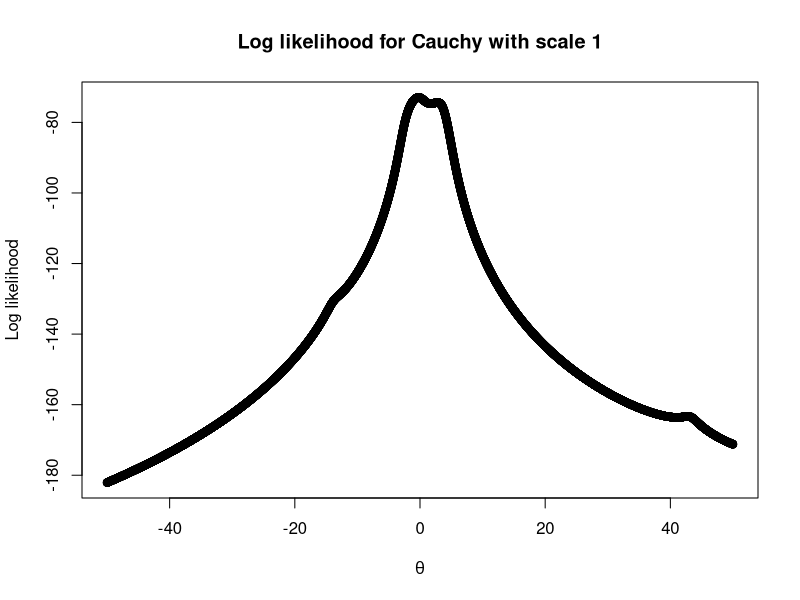

Write R code to recreate this figure. (Note: this script raises an error after producing the figure.)
## ---- chunk 1
knitr::opts_chunk$set(echo = TRUE)
library(tidyverse)
## ---- chunk 2
cauchy_sample<- c(1.77,-.23,2.76,3.8,3.47,56.75, -1.34,4.24,-2.44,3.29,3.71,-2.4,4.53,-0.07,-1.05,-13.87,-2.53,-1.75,.27,43.21)
cauchy_sample
## ---- chunk 3
#Log likelihood plot 
theta_val <- seq(-50,50,.01)
log_likelihood <-  function(x_0, y= cauchy_sample){
  sum(dcauchy(y, location = x_0, scale = 1, log = TRUE))
}

y = map_dbl(theta_val,log_likelihood)
plot(y ~ theta_val, ylab = "Log likelihood", xlab = expression(theta), main = "Log likelihood for Cauchy with scale 1")
## ---- chunk 4


#First derivative 
llhood_cauchy_derivative <- function(x_0, y = cauchy_sample){
  sum(2 * (y - x_0)/(1 + (y - x_0)^2))
}

#Second Derivative 
llhood_cauchy_derivative2 <- function(x_0, y = cauchy_sample){
  n <- length(y)
  sum((-2 + 2 * (y - x_0)^2)/(1 + (y - x_0)^2)^2)
}

newton <- function(x,theta,m=10000,tol=0.00001){
  iter <-0
  old_theta <- theta
  theta <- old_theta - (llhood_cauchy_derivative(x=x,theta=old_theta)/llhood_cauchy_derivative2(x=x,theta=old_theta))
  while(abs(theta-old_theta)>tol){
    iter <- iter +1
    if (iter > m) 
      stop("No solution found")
    old_theta <- theta 
    theta <- old_theta - (llhood_cauchy_derivative(x,old_theta)/llhood_cauchy_derivative2(x=x,theta=old_theta))
  }
  
  return(list(theta,iter))
}

sp <- c(-11,-1,0,1.5, 4, 4.7, 7, 8, 38)
MLEs <- map(sp,~newton(x=cauchy_sample, theta= .))



## ---- chunk 5
llhood_cauchy_derivative <- function(x_0, y = cauchy_sample){
  sum(2 * (y - x_0)/(1 + (y - x_0)^2))
}

#Second Derivative 
llhood_cauchy_derivative2 <- function(x_0, y = cauchy_sample){
  n <- length(y)
  sum((-2 + 2 * (y - x_0)^2)/(1 + (y - x_0)^2)^2)
}

newton_print <- function (f, fp, x, tol = 0.00001, m = 100) 
{
    iter <- 0
    oldx <- x
    x <- oldx + 10 * tol
    while (abs(x - oldx) > tol) {
        iter <- iter + 1
        if (iter > m) 
            stop("No solution found")
        oldx <- x
        x <- x - f(x)/fp(x)
    }
    info <<- list(x,iter)
    return(info)
}

sp <- c(-1,0,1.5, 4, 4.7, 7,38) #the ones that provide solutions
MLEs <- map(sp,~newton_print(f = llhood_cauchy_derivative, fp =llhood_cauchy_derivative2, x=.))


newton_print(llhood_cauchy_derivative,fp =llhood_cauchy_derivative2, x = mean(cauchy_sample))


## ---- chunk 6


bisection<- function (f,x, a, b, tol = 0.001, m = 100) {
    iter <- 0
    f.a <- f(x,a)
    f.b <- f(x,b)
    while (abs(b - a) > tol) {
        iter <- iter + 1
        if (iter > m) {
            break
        }
        xmid <- (a + b)/2
        ymid <- f(x,xmid)
        if (f.a * ymid > 0) {
            a <- xmid
            f.a <- ymid
        }
        else {
            b <- xmid
            f.b <- ymid
        }
    }
    root <- (a + b)/2
    return(list(root, iter))
}
bisection(llhood_cauchy_derivative, x = cauchy_sample, a=-1, b= 1)
bisection(llhood_cauchy_derivative, x = cauchy_sample, a=-.5, b= 5)
bisection(llhood_cauchy_derivative, x = cauchy_sample, a=.5, b= -5)
bisection(llhood_cauchy_derivative, x = cauchy_sample, a=-.5, b= -.5)
## ---- chunk 7
fixed_point_print <- function (f, x, tol = 0.001, m = 1000) 
{
    iter <- 0
    oldx <- x
    x <- oldx + 10 * tol
    while (abs(x - oldx) > tol) {
        iter <- iter + 1
        if (iter > m) 
            stop("No solution found")
        oldx <- x
        x <- f(x)
    }
    return(x)
}
